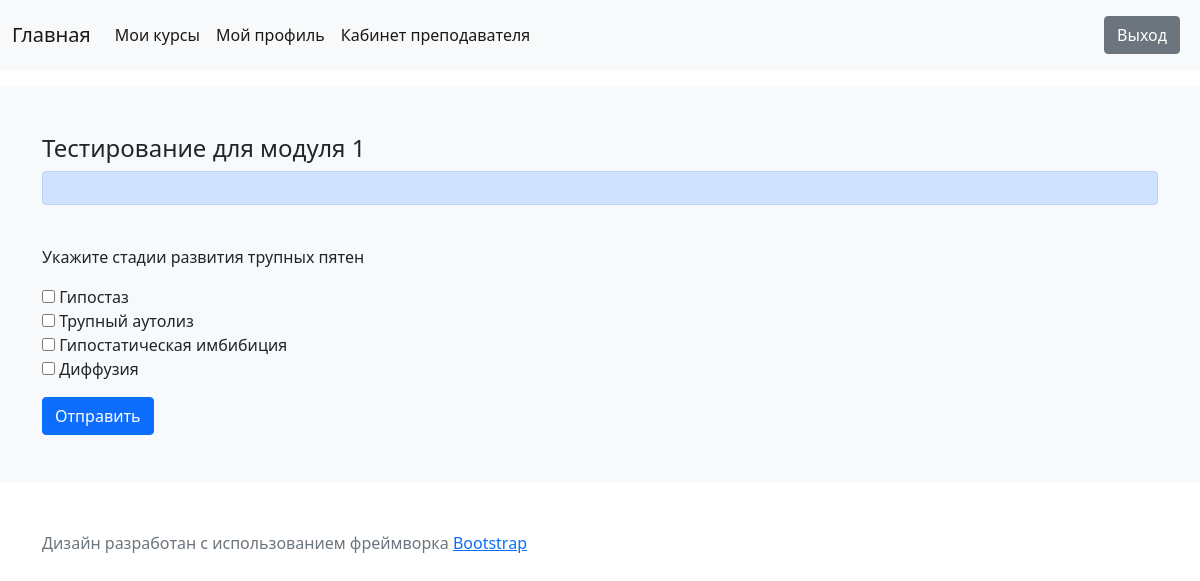
The app's page /group/2/course/4/module/6/quiz/4/ (signed in) with its own data.
### quiz/models.py (models this page shows, shortened)
class Quiz(models.Model):
    module = models.ForeignKey(Module, related_name='quizzes', on_delete=models.CASCADE, verbose_name='Модуль')
    title = models.CharField(max_length=120, verbose_name='Название')
    description = models.TextField(blank=True, help_text='Необязательно к заполнению', verbose_name='Описание')
    created_date = models.DateTimeField(auto_now_add=True, verbose_name='Дата создания')
    due_date = models.DateField(default=get_deadline, verbose_name='Срок выполнения')
    time_limit_min = models.PositiveSmallIntegerField(help_text='в минутах (от 5 до 20)', default=15,
                                                      validators=[MinValueValidator(5), MaxValueValidator(20)],
                                                      verbose_name='Время тестирования')
    allowed_attempts = models.PositiveSmallIntegerField(default=3, help_text='от 1 до 5',
                                                        validators=[MinValueValidator(1), MaxValueValidator(5)],
                                                        verbose_name='Количество попыток')
    def get_questions(self):
        questions_all = list(self.questions.all())
        random.shuffle(questions_all)
        return questions_all
    class Meta:
        verbose_name = 'Тестирование'
        verbose_name_plural = 'Тестирования'
        ordering = ['-created_date']

class Question(models.Model):
    quiz = models.ForeignKey(Quiz, related_name='questions', on_delete=models.CASCADE, verbose_name='Опрос')
    title = models.CharField(max_length=300, verbose_name='Вопрос')
    created_date = models.DateTimeField(auto_now_add=True, verbose_name='Дата создания')
    def get_answers(self):
        answers_all = list(self.answers.all().filter(question=self))
        random.shuffle(answers_all)
        return answers_all
    class Meta:
        verbose_name = 'Вопрос'
        verbose_name_plural = 'Вопросы'
        ordering = ['-created_date']

class Answer(models.Model):
    question = models.ForeignKey(Question, related_name='answers', on_delete=models.CASCADE, verbose_name='Вопрос')
    title = models.CharField(max_length=200, verbose_name='Ответ')
    is_correct = models.BooleanField(default=False, verbose_name='Правильный ответ?')
    created_date = models.DateTimeField(auto_now_add=True, verbose_name='Дата создания')
    class Meta:
        verbose_name = 'Ответ'
        verbose_name_plural = 'Ответы'
        ordering = ['-created_date']

### quiz/views.py (the view)
# urls.py: path('', quizView, name='quiz'),
@login_required
def quizView(request, group_id, course_id, module_id, quiz_id):
    user = request.user
    quiz = get_object_or_404(Quiz, id=quiz_id)
    group = get_object_or_404(Group, id=group_id)
    course = get_object_or_404(Course, id=course_id)
    module = get_object_or_404(Module, id=module_id)
    questions = quiz.get_questions()
    users_in_group = User.objects.filter(group_joined=group)  # список студентов в группе
    context = {}
    if user in users_in_group:
        context = {'quiz': quiz, 'questions': questions, 'group': group, 'course': course, 'module': module}
    context['user_in_group'] = user in users_in_group
    return render(request, 'quiz/quiz.html', context)

### quiz/templatetags/user_tags.py (called while the page is built)
@register.filter()
def user_group(user):
    if not user.is_anonymous:
        groups_for_user = Group.objects.filter(students=user).first()  # список групп, в которые входит пользователь. Берем первую группу
        if groups_for_user is None:
            return None
        return groups_for_user.id
    return None

@register.filter('has_group')
def has_group(user, groups_name):
    return user.is_active and user.is_superuser or bool(user.groups.filter(name__in=groups_name))

### templates/quiz/quiz.html (shortened to what this page needs)
{% extends 'base.html' %}
{% load static %}
{% block content %}
    {% if user_in_group %}
        <h4>{{ quiz.title }}</h4>
        <div class="alert alert-primary" role="alert" id="timer-box"></div>
        <form id="quiz-form" method="post" action="{% url 'classroom:quiz:submit_quiz' group.id course.id module.id quiz.id %}" role="form" class="col s12">
            {% for question in questions %}
                <div class="col s12">
                    <br>
                    <p>{{ question.title }}</p>
                </div>
                {% for answer in question.get_answers %}
                    <div class="input col s12">
                        <label>
                            <input name="answer" type="checkbox" value="{{ question.id }},{{ answer.id }}"/>
                            <span>{{ answer.title }}</span>
                        </label>
                    </div>
                {% endfor %}
            {% endfor %}
            {% if questions %}
                <div class="col s12 mt-3">
                    <button type="submit" id="end-button" class="btn btn-primary">Отправить</button>
                </div>
            {% else %}
                <div class="col s12 mt-3">
                    <span>Вопросы отсутствуют</span>
                </div>
            {% endif %}
        </form>
    {% endif %}
{% endblock %}

### records on screen
Quiz: title "Тестирование для модуля 1"
Question: title "Укажите стадии развития трупных пятен"
Answer: title "Гипостаз"
Answer: title "Трупный аутолиз"
Answer: title "Гипостатическая имбибиция"
Answer: title "Диффузия"
